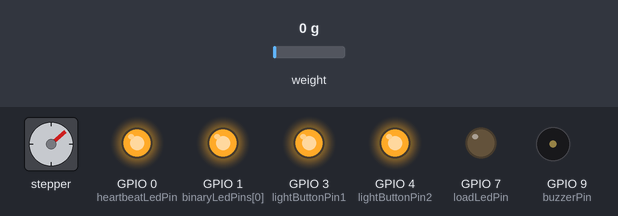
This sketch was run on a simulated ESP32-S3. On the bench: stepper motor, output pins drawn as LEDs (lit = HIGH), buzzer (waves = sounding, pin HIGH). Dashed ring = blinking. Inputs (shaded band) come from the test bench; at power-on: weight on the scale 0 g. Stepper angles assume 2048 steps per turn; pins used as bus, display or sensor lines are not drawn.

Above: at 2.2 s.
2.3 s: weight on the scale set to 3 g
At 3.2 s:
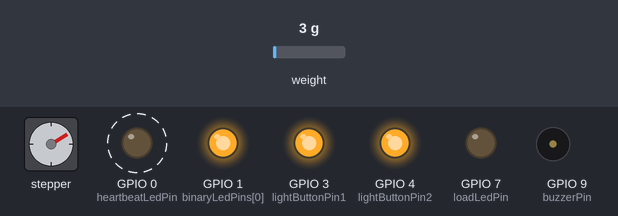
5.4 s: weight on the scale set to 6 g
At 6.7 s:
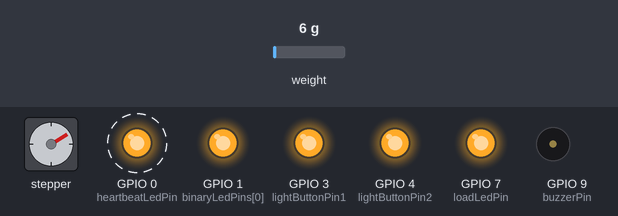
Timing chart, 0 to 14.5 s (numbered marks = the images above; inputs shaded):
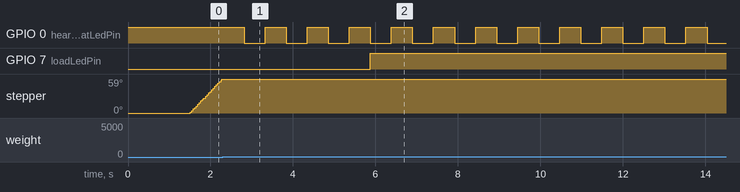

Measured:
- the behaviour switches between 4 and 5 g on weight on the scale (found by bisection; images 1 and 2)
- after the input at 5.4 s, GPIO 7 (loadLedPin): LOW → HIGH after 0.48 s
- by itself, GPIO 0 (heartbeatLedPin): alternates HIGH for 0.51 s and LOW for 0.51 s
- by itself, stepper: turns 59° clockwise in 0.77 s

The sketch:

Design_FinalSketch.ino
```cpp
#include "HX711.h"
#include <Stepper.h>

// --- Load Cell Configuration ---
const int LOADCELL_DOUT_PIN = A4;
const int LOADCELL_SCK_PIN = A5;
const int loadLedPin = 7;
HX711 scale;

const int buzzerPin = 9;

// --- Stepper Motor Configuration ---
const float STEPS_PER_REVOLUTION = 32;
const float GEAR_REDUCTION = 64;
const float STEPS_PER_OUT_REV = STEPS_PER_REVOLUTION * GEAR_REDUCTION;
const float DEGREES = 60.0;
const int STEPS_FOR_30_DEGREES = (DEGREES / 360.0) * STEPS_PER_OUT_REV;
const int stepperButtonPin = 2;
Stepper steppermotor(STEPS_PER_REVOLUTION, 10, 12, 11, 13);
bool stepperCurrent = LOW;
bool stepperLast = LOW;

// --- Heartbeat LED ---
const int heartbeatLedPin = 0;
unsigned long previousMillis = 0;
const long heartbeatInterval = 500;
bool heartbeatLedState = false;

// --- Light Relays ---
const int lightButtonPin1 = 3;
const int relayPin1 = 5;
const int lightButtonPin2 = 4;
const int relayPin2 = 6;
bool lightButtonState1 = LOW;
bool lastLightButtonState1 = LOW;
bool lightButtonState2 = LOW;
bool lastLightButtonState2 = LOW;

// --- Binary Countdown Timer ---
const int binaryLedPins[4] = {A0, A1, A2, A3};
int count = 9;
bool timerRunning = false;
unsigned long lastTick = 0;
bool buttonPreviouslyPressed = false;
bool buzzerActive = false;
bool buzzerState = false;
unsigned long lastBuzzerToggle = 0;
const unsigned long buzzerInterval = 5000; // 5 sec

void setup() {
  pinMode(0, OUTPUT);
  digitalWrite(0, HIGH);

  // Load Cell
  pinMode(loadLedPin, OUTPUT);
  digitalWrite(loadLedPin, LOW);
  scale.begin(LOADCELL_DOUT_PIN, LOADCELL_SCK_PIN);
  scale.set_scale();
  scale.tare();

  // Stepper
  pinMode(stepperButtonPin, INPUT_PULLUP);
  steppermotor.setSpeed(800);

  // Heartbeat LED
  pinMode(heartbeatLedPin, OUTPUT);

  // Light toggle relays
  pinMode(lightButtonPin1, INPUT_PULLUP);
  pinMode(relayPin1, OUTPUT);
  digitalWrite(relayPin1, LOW);

  pinMode(lightButtonPin2, INPUT_PULLUP);
  pinMode(relayPin2, OUTPUT);
  digitalWrite(relayPin2, LOW);

  // Binary LEDs
  for (int i = 0; i < 4; i++) {
    pinMode(binaryLedPins[i], OUTPUT);
    digitalWrite(binaryLedPins[i], LOW);
  }

  pinMode(buzzerPin, OUTPUT);
  digitalWrite(buzzerPin, LOW);

  // Start in 1111 state (15)
  displayBinary(15);
  buttonPreviouslyPressed = digitalRead(lightButtonPin1) == LOW;
}

void loop() {
  // Load Cell
  if (scale.is_ready()) {
    float weight = scale.get_units(5);
    digitalWrite(loadLedPin, weight > 2000 ? HIGH : LOW);
  }

  // Stepper
  stepperCurrent = debounce(stepperLast, stepperButtonPin);
  if (stepperCurrent == HIGH && stepperLast == LOW) {
    rotateClockwise30Degrees();
  }
  stepperLast = stepperCurrent;

  // Heartbeat
  if (millis() - previousMillis >= heartbeatInterval) {
    previousMillis = millis();
    heartbeatLedState = !heartbeatLedState;
    digitalWrite(heartbeatLedPin, heartbeatLedState);
  }

  // Relay buttons
  lightButtonState1 = digitalRead(lightButtonPin1);
  if (lightButtonState1 == LOW && lastLightButtonState1 == HIGH) {
    digitalWrite(relayPin1, !digitalRead(relayPin1));
    delay(100);
  }
  lastLightButtonState1 = lightButtonState1;

  lightButtonState2 = digitalRead(lightButtonPin2);
  if (lightButtonState2 == LOW && lastLightButtonState2 == HIGH) {
    digitalWrite(relayPin2, !digitalRead(relayPin2));
    delay(100);
  }
  lastLightButtonState2 = lightButtonState2;

  // Countdown logic
  bool buttonPressed = digitalRead(lightButtonPin1) == LOW;
  if (buttonPressed && !buttonPreviouslyPressed) {
    delay(20);
    if (digitalRead(lightButtonPin1) == LOW) {
      if (timerRunning || buzzerActive) {
        // Stop everything and clear
        timerRunning = false;
        buzzerActive = false;
        buzzerState = false;
        digitalWrite(buzzerPin, LOW);
        clearBinaryLEDs(); // All OFF
      } else {
        // Start countdown
        count = 9;
        timerRunning = true;
        lastTick = millis();
        displayBinary(count);
      }
    }
  }
  buttonPreviouslyPressed = buttonPressed;

  if (timerRunning && millis() - lastTick >= 60000UL) {
    lastTick = millis();
    count--;
    if (count > 0) {
      displayBinary(count);
    } else {
      // End countdown
      timerRunning = false;
      displayBinary(15); // 1111
      buzzerActive = true;
      buzzerState = true;
      digitalWrite(buzzerPin, HIGH);
      lastBuzzerToggle = millis();
    }
  }

  if (buzzerActive && millis() - lastBuzzerToggle >= buzzerInterval) {
    buzzerState = !buzzerState;
    digitalWrite(buzzerPin, buzzerState ? HIGH : LOW);
    lastBuzzerToggle = millis();
  }

  delay(10);
}

bool debounce(bool lastState, int pin) {
  bool currentState = digitalRead(pin);
  if (lastState != currentState) {
    delay(5);
    currentState = digitalRead(pin);
  }
  return currentState;
}

void rotateClockwise30Degrees() {
  steppermotor.step((int)STEPS_FOR_30_DEGREES);
}

void displayBinary(int value) {
  for (int i = 0; i < 4; i++) {
    digitalWrite(binaryLedPins[i], (value >> i) & 1);
  }
}

void clearBinaryLEDs() {
  for (int i = 0; i < 4; i++) {
    digitalWrite(binaryLedPins[i], LOW);
  }
}
```
